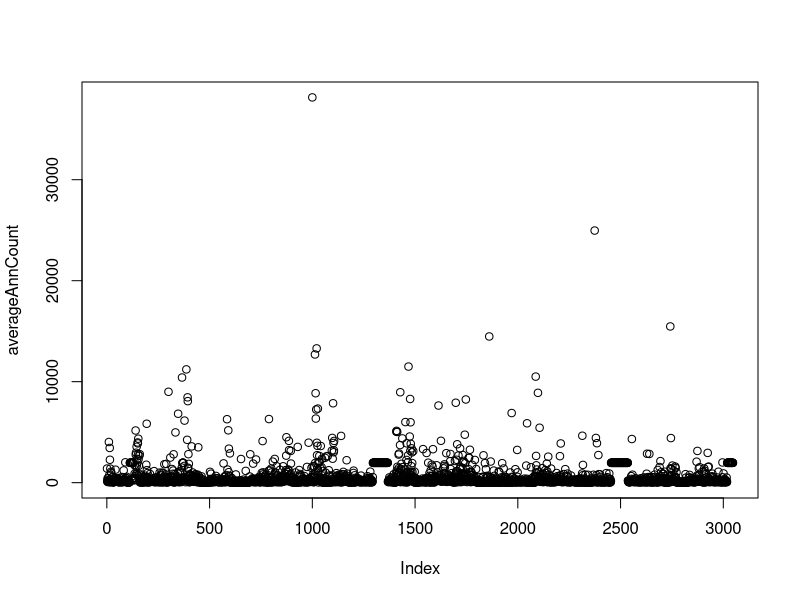
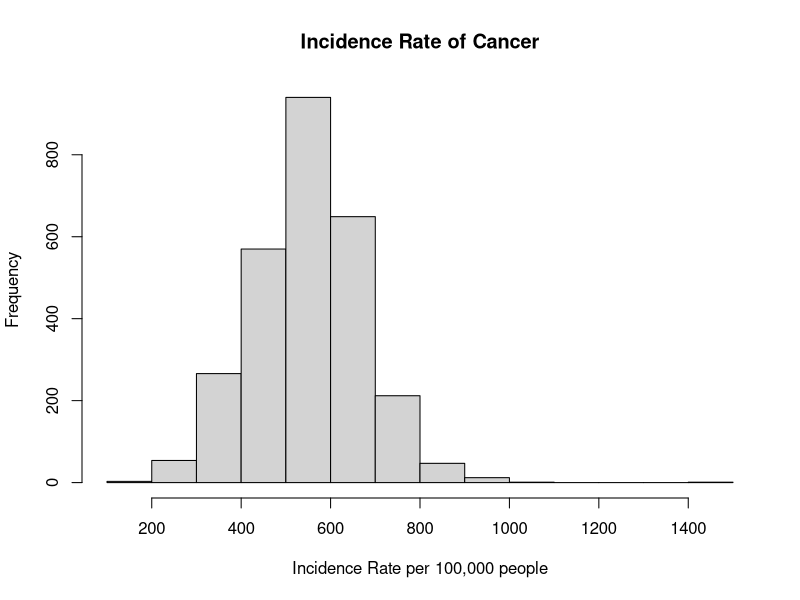
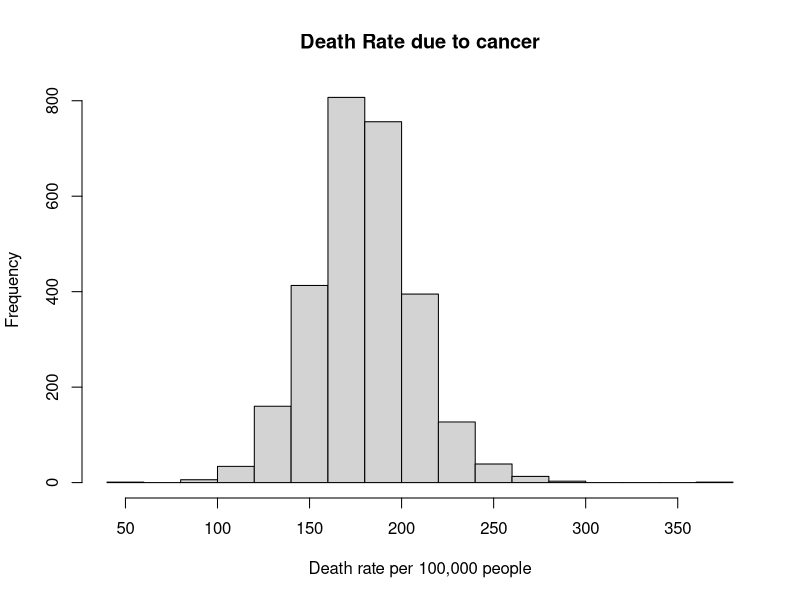
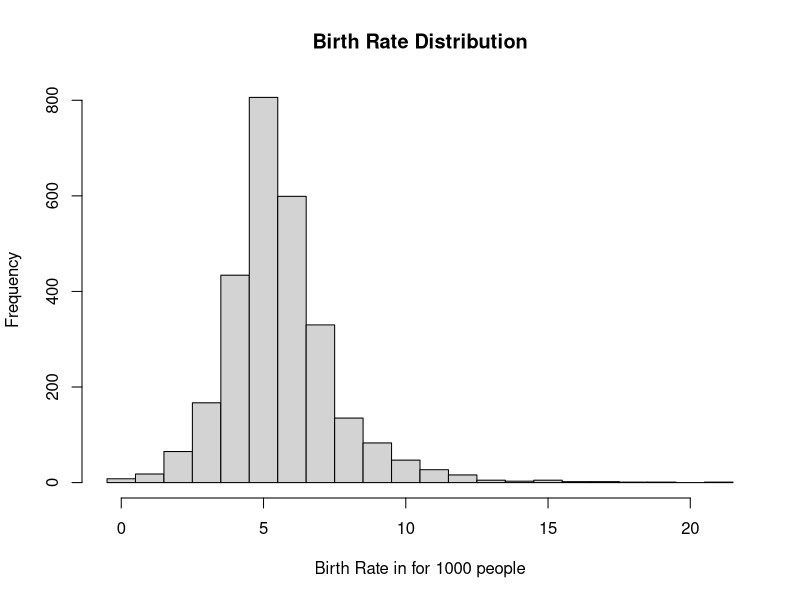
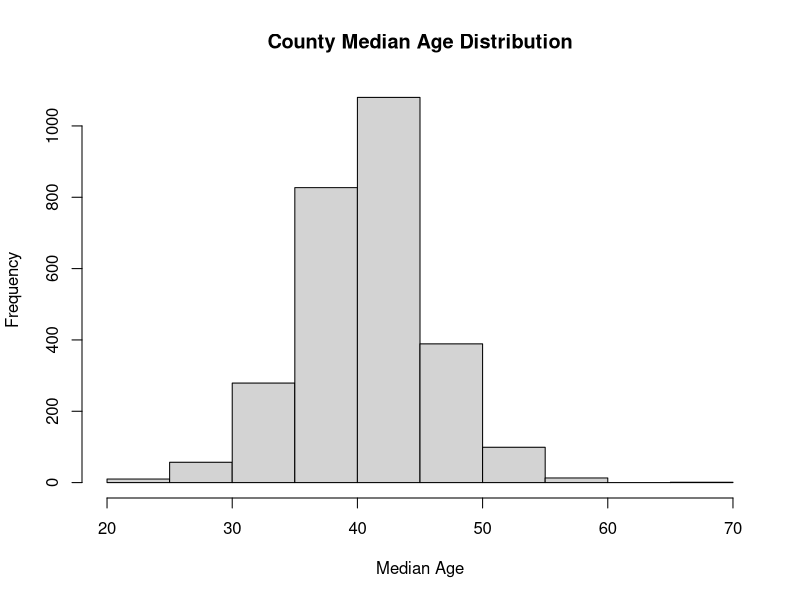
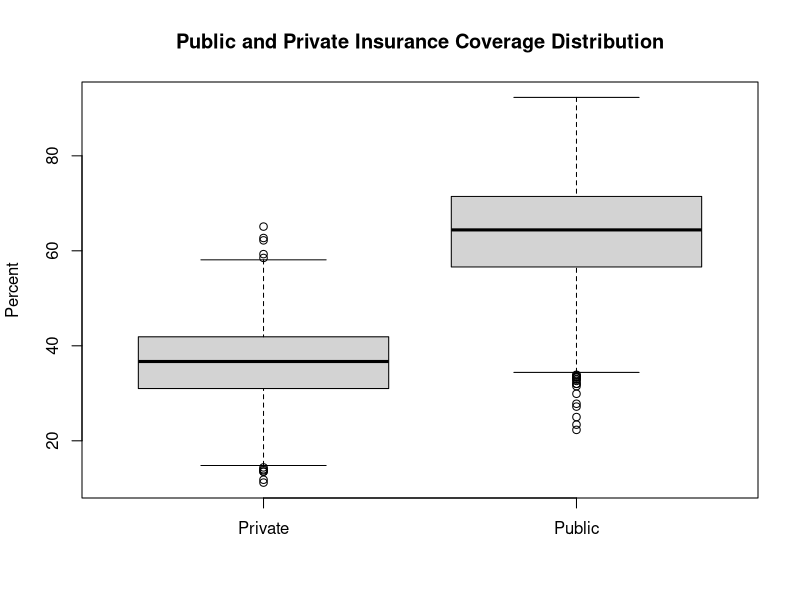
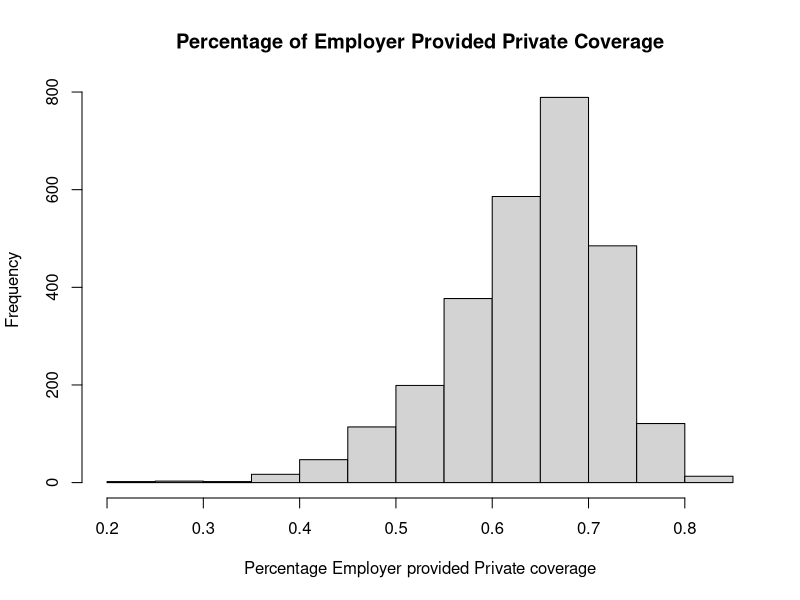
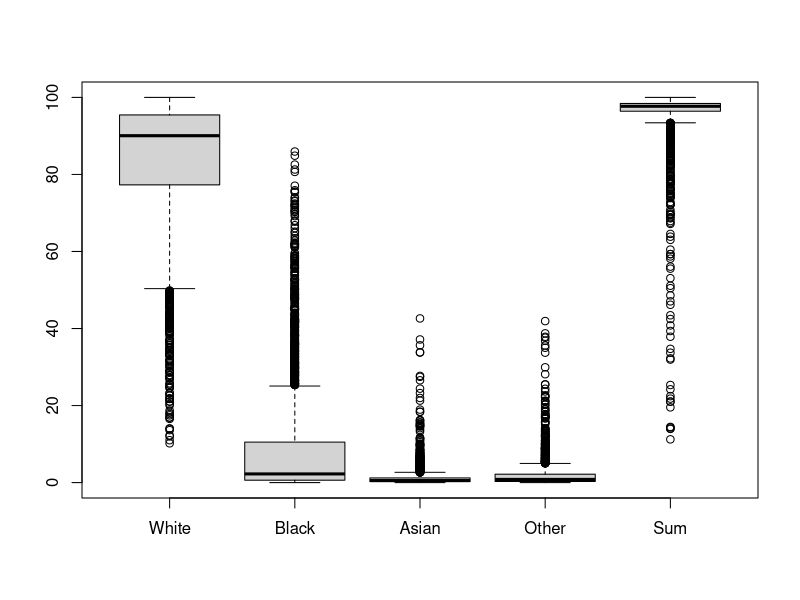

Write R code to recreate these figures, in order.
## ---- chunk 1
knitr::opts_chunk$set(echo = TRUE)
knitr::opts_chunk$set(tidy=TRUE)
## ---- chunk 2
library(car)
## ---- chunk 3
cancer_data = read.csv("cancer.csv")
## ---- chunk 4
(list_of_varibles = objects(cancer_data))
## ---- chunk 5
str(cancer_data)
## ---- chunk 6
summary(cancer_data$avgAnnCount)
## ---- chunk 7
plot(cancer_data$avgAnnCount, ylab="averageAnnCount")
## ---- chunk 8
cancer_data_filter1 = cancer_data[cancer_data$avgAnnCount != 1962.667684, ]
nrow(cancer_data_filter1)
## ---- chunk 9
sum(cancer_data_filter1$MedianAge > 110)
sum(cancer_data_filter1$MedianAgeFemale > 110)
sum(cancer_data_filter1$MedianAgeMale > 110)
## ---- chunk 10
sum(cancer_data_filter1$AvgHouseholdSize < 0.1)
## ---- chunk 11
cancer_data_fixed = cancer_data_filter1[cancer_data_filter1$MedianAge < 110 & cancer_data_filter1$AvgHouseholdSize >=1, ]
nrow(cancer_data_fixed)
## ---- chunk 12
min(cancer_data$PctPublicCoverage + cancer_data$PctPrivateCoverage)
max(cancer_data$PctPublicCoverage + cancer_data$PctPrivateCoverage)
## ---- chunk 13
head(cancer_data$PctAsian + cancer_data$PctBlack + cancer_data$PctWhite + cancer_data$PctOtherRace, 25)
min(cancer_data$PctAsian + cancer_data$PctBlack + cancer_data$PctWhite + cancer_data$PctOtherRace)
max(cancer_data$PctAsian + cancer_data$PctBlack + cancer_data$PctWhite + cancer_data$PctOtherRace)
## ---- chunk 14
summary(cancer_data$PercentMarried)
summary(cancer_data$PctMarriedHouseholds)
## ---- chunk 15
summary(cancer_data$PctNoHS18_24)
summary(cancer_data$PctHS18_24)
summary(cancer_data$PctHS25_Over)
summary(cancer_data$PctSomeCol18_24)
summary(cancer_data$PctBachDeg18_24)
summary(cancer_data$PctBachDeg25_Over)
## ---- chunk 16
sum(cancer_data$PctHS18_24 < 0.01)
sum(cancer_data$PctBachDeg18_24 < 0.01)
## ---- chunk 17
summary(cancer_data$PctEmployed16_Over)
summary(cancer_data$PctUnemployed16_Over)
## ---- chunk 18
incidenceRate = 100000*cancer_data_fixed$avgAnnCount/cancer_data_fixed$popEst2015
summary(incidenceRate)
## ---- chunk 19
hist(incidenceRate, main = "Incidence Rate of Cancer", xlab = "Incidence Rate per 100,000 people")
## ---- chunk 20
sd(incidenceRate)
## ---- chunk 21
summary(cancer_data_fixed$deathRate)
## ---- chunk 22
hist(cancer_data_fixed$deathRate, main = "Death Rate due to cancer", xlab = "Death rate per 100,000 people")
## ---- chunk 23
sd(cancer_data_fixed$deathRate)
## ---- chunk 24
summary(cancer_data_fixed$BirthRate)
## ---- chunk 25
hist(cancer_data_fixed$BirthRate, main = "Birth Rate Distribution", breaks = 0:22 - 0.5, xlab = "Birth Rate in for 1000 people")
## ---- chunk 26
hist(cancer_data_fixed$MedianAge, main = "County Median Age Distribution", xlab = "Median Age")
## ---- chunk 27
boxplot(cancer_data_fixed$PctPublicCoverage, cancer_data_fixed$PctPrivateCoverage, main = "Public and Private Insurance Coverage Distribution", names = c("Private","Public"), ylab = "Percent")
## ---- chunk 28
hist(cancer_data_fixed$PctEmpPrivCoverage / cancer_data_fixed$PctPrivateCoverage,
     main = "Percentage of Employer Provided Private Coverage", 
     xlab = "Percentage Employer provided Private coverage")
## ---- chunk 29
boxplot(cancer_data$PctWhite, cancer_data$PctBlack, cancer_data$PctAsian, cancer_data$PctOtherRace, cancer_data$PctWhite + cancer_data$PctBlack + cancer_data$PctAsian + cancer_data$PctOtherRace, names = c("White", "Black", "Asian", "Other", "Sum"))
## ---- chunk 30
summary(cancer_data_fixed$medIncome)
summary(cancer_data_fixed$binnedInc)
## ---- chunk 31
cancer_data_fixed$binnedInc = factor(cancer_data_fixed$binnedInc, c("[22640, 34218.1]","(34218.1, 37413.8]","(37413.8, 40362.7]","(40362.7, 42724.4]","(42724.4, 45201]","(45201, 48021.6]","(48021.6, 51046.4]","(51046.4, 54545.6]","(54545.6, 61494.5]","(61494.5, 125635]"))
## ---- chunk 32
plot(incidenceRate, cancer_data_fixed$deathRate)
## ---- chunk 33
cor(incidenceRate, cancer_data_fixed$deathRate)
## ---- chunk 34
cor(cancer_data_fixed$deathRate, cancer_data_fixed$medIncome)
## ---- chunk 35
boxplot(deathRate ~ binnedInc, data = cancer_data_fixed, 
        main = "Death rate vs Median Income bins",
        xlab = "Median Income bins",
        ylab = "Death Rate")
## ---- chunk 36
cor(incidenceRate, cancer_data_fixed$medIncome)
## ---- chunk 37
cor(cancer_data_fixed$povertyPercent, cancer_data_fixed$deathRate)
## ---- chunk 38
cor(cancer_data_fixed$medIncome, cancer_data_fixed$povertyPercent)
## ---- chunk 39
cor(cancer_data_fixed$deathRate, cancer_data_fixed$PctPrivateCoverage)
## ---- chunk 40
plot (~ PctPrivateCoverage + deathRate, data = cancer_data_fixed, col="red", xlab="% Coverage")
abline(lm(cancer_data_fixed$deathRate ~ cancer_data_fixed$PctPrivateCoverage), col="red")
points (cancer_data_fixed$PctPublicCoverage, cancer_data_fixed$deathRate, col="blue")
abline(lm(cancer_data_fixed$deathRate ~ cancer_data_fixed$PctPublicCoverage), col="blue")
legend("topright", legend = c("Private", "Public"), col = c("red", "blue"), pch = c(19,19))
## ---- chunk 41
cor(cancer_data_fixed$deathRate, cancer_data_fixed$PctPublicCoverage)
## ---- chunk 42
lm(100*cancer_data_fixed$deathRate/mean(cancer_data_fixed$deathRate) ~ cancer_data_fixed$PctPrivateCoverage)
## ---- chunk 43
cor(incidenceRate, cancer_data_fixed$MedianAge)
## ---- chunk 44
lm(incidenceRate ~ cancer_data_fixed$MedianAge)
## ---- chunk 45
cor(cancer_data_fixed$deathRate, cancer_data_fixed$MedianAge)
## ---- chunk 46
plot(~ cancer_data_fixed$MedianAge+cancer_data_fixed$PctPrivateCoverage, 
     xlab = "Age", 
     ylab = "Pct Private Coverage" )
## ---- chunk 47
cor(cancer_data_fixed$povertyPercent, cancer_data_fixed$PctBlack)
cor(cancer_data_fixed$povertyPercent, cancer_data_fixed$PctWhite)
cor(cancer_data_fixed$povertyPercent, cancer_data_fixed$PctAsian)
cor(cancer_data_fixed$povertyPercent, cancer_data_fixed$PctOtherRace)
## ---- chunk 48
cor(cancer_data_fixed$deathRate, cancer_data_fixed$PctBlack)
cor(cancer_data_fixed$deathRate, cancer_data_fixed$PctWhite)
cor(cancer_data_fixed$deathRate, cancer_data_fixed$PctAsian)
cor(cancer_data_fixed$deathRate, cancer_data_fixed$PctOtherRace)
## ---- chunk 49
cor(incidenceRate, cancer_data_fixed$PctBlack)
cor(incidenceRate, cancer_data_fixed$PctWhite)
cor(incidenceRate, cancer_data_fixed$PctAsian)
cor(incidenceRate, cancer_data_fixed$PctOtherRace)
## ---- chunk 50
scatterplotMatrix(~ cancer_data_fixed$povertyPercent + cancer_data_fixed$PctPrivateCoverage + cancer_data_fixed$PctPublicCoverage)
## ---- chunk 51
cor(cancer_data_fixed$deathRate, cancer_data_fixed$PctBachDeg25_Over)
cor(cancer_data_fixed$deathRate, cancer_data_fixed$PctHS25_Over)
## ---- chunk 52
cor(cancer_data_fixed$PctEmployed16_Over, cancer_data_fixed$PctBachDeg25_Over, use = "complete.obs")
cor(cancer_data_fixed$PctEmployed16_Over, cancer_data_fixed$PctHS25_Over, use = "complete.obs")
## ---- chunk 53
cor(cancer_data_fixed$PctMarriedHouseholds, cancer_data_fixed$PctPrivateCoverage)
cor(cancer_data_fixed$PctMarriedHouseholds, cancer_data_fixed$PctPublicCoverage)
## ---- chunk 54
boxplot(PctMarriedHouseholds ~ binnedInc, data = cancer_data_fixed, 
        main = "Married Households vs Median Income bins",
        xlab = "Median Income bins",
        ylab = "Married Households")
## ---- chunk 55
cor(cancer_data_fixed$deathRate, cancer_data_fixed$PctMarriedHouseholds)
## ---- chunk 56
summary(cancer_data_fixed$AvgHouseholdSize)
## ---- chunk 57
HouseholdSize_bin = cut(cancer_data_fixed$AvgHouseholdSize, breaks = c(1, 2, 3, 4, Inf))
boxplot( deathRate ~ HouseholdSize_bin , data = cancer_data_fixed,
        main = "Death rate vs Average Household size",
        xlab = "Average Household Size",
        ylab = "Death Rate")
## ---- chunk 58
boxplot(AvgHouseholdSize ~ binnedInc, data = cancer_data_fixed, 
        main = "Average household size vs Median Income bins",
        xlab = "Median Income bins",
        ylab = "Average household size")
